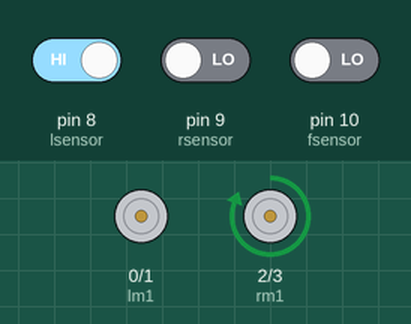
This sketch was run on a simulated Arduino Uno, built with avr-gcc and run on an emulated ATmega328P. Parts: motor-driver pin pairs drawn as motors (green arrow = first pin HIGH = forward, orange = second pin HIGH = backward, longer = more drive). The inputs (shaded band) are chosen by the test bench; at power-on: pin 9 (rsensor) LOW, pin 8 (lsensor) HIGH, pin 10 (fsensor) LOW.

Above: at 1.2 s.
1.3 s: pin 9 (rsensor) driven HIGH
4.3 s: pin 8 (lsensor) driven LOW
At 4.8 s:
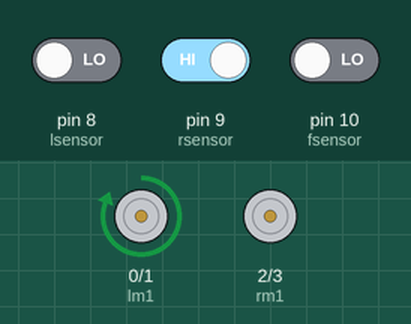
5.8 s: pin 8 (lsensor) driven HIGH
At 8.7 s:
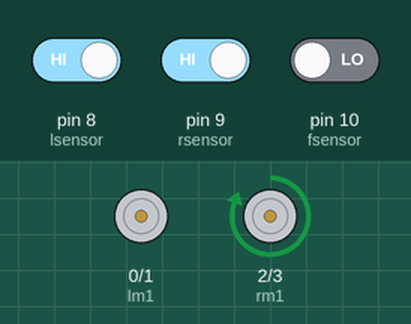
8.8 s: pin 9 (rsensor) driven LOW
Timing chart, 0 to 11.3 s (numbered marks = the images above; inputs shaded):
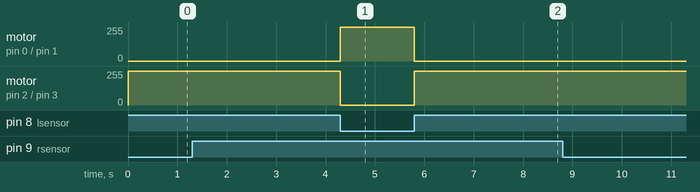

Measured:
- after the input at 4.3 s, motor on pin 0 (lm1) / pin 1 (lm2): stopped → forward 255/255 at once; motor on pin 2 (rm1) / pin 3 (rm2): forward 255/255 → stopped at once
- after the input at 5.8 s, motor on pin 0 (lm1) / pin 1 (lm2): forward 255/255 → stopped at once; motor on pin 2 (rm1) / pin 3 (rm2): stopped → forward 255/255 at once

The sketch:

object_avoider.ino
```cpp
int lsensor=8;
int rsensor=9;
int fsensor=10;
int lm1=0;
int lm2=1;
int rm1=2;
int rm2=3;
void setup()
{
  pinMode(lsensor, INPUT);
  pinMode(rsensor, INPUT);
  pinMode(fsensor, INPUT);
  pinMode(lm1, OUTPUT);
  pinMode(lm2, OUTPUT);
  pinMode(rm1, OUTPUT);
  pinMode(rm2, OUTPUT);
}
void loop()
{
  if (digitalRead(lsensor)== LOW)
  {
    digitalWrite(lm1,HIGH);
    digitalWrite(lm2, LOW);
    digitalWrite(rm1,LOW);
    digitalWrite(rm2,LOW);

  }
  else if (digitalRead(rsensor)== LOW)
  {
     digitalWrite(lm1,LOW);
    digitalWrite(lm2, LOW);
    digitalWrite(rm1,HIGH);
    digitalWrite(rm2,LOW);

  }
  else if (digitalRead(fsensor)==LOW)
  {
    digitalWrite(lm1,LOW);
    digitalWrite(lm2, LOW);
    digitalWrite(rm1,HIGH);
    digitalWrite(rm2,LOW);
    delay(100);
    digitalWrite(lm1,HIGH);
    digitalWrite(lm2, LOW);
    digitalWrite(rm1,HIGH);
    digitalWrite(rm2,LOW);
  }
  else
  {
   digitalWrite(lm1,HIGH);
    digitalWrite(lm2, LOW);
    digitalWrite(rm1,HIGH);
    digitalWrite(rm2,LOW);
   }
}
```
